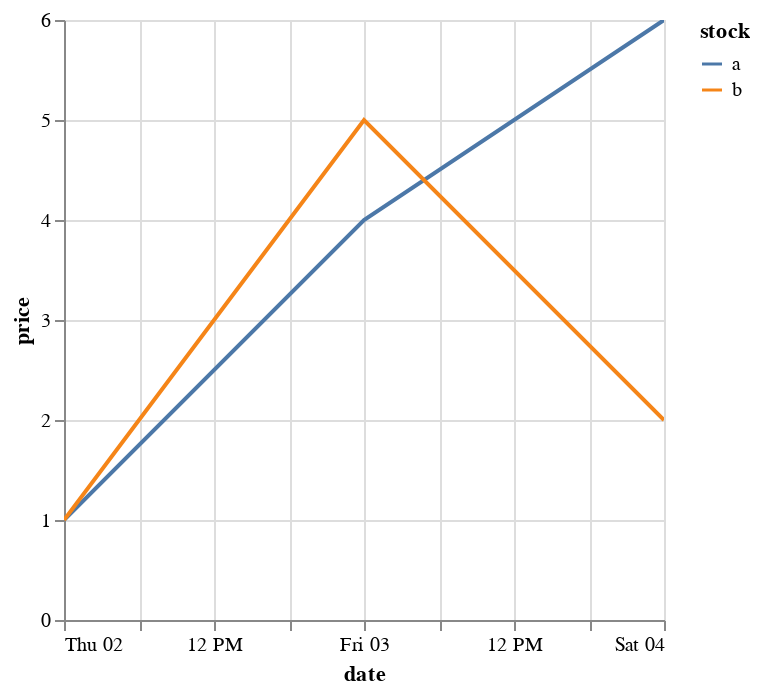

Notebook cell for this chart:
### Markdown cell above
**Megjegyzés:** Amennyiben a `df.plot(...)` sorokra `ModuleUpgradeRequiredError: altair>=5.4.0 is required for .plot` hibával találkozunk akkor szükséges az `altair` parancs szükséges az alábbi parancs futtatása:
```bash
pip install --upgrade altair
```

### Code cell
#region-> Példa egyszerű Polars dataframe létrehozására, adatok diagramon való megjelenítése
import polars as pl
from datetime import date

df = pl.DataFrame(
    {
        "date": [date(2020, 1, 2), date(2020, 1, 3), date(2020, 1, 4)] * 2,
        "stock": ["a", "a", "a", "b", "b", "b"],
        "price": [1, 4, 6, 1, 5, 2],

    }
)

print(f"A DataFrame sémája: {df.schema}")
print(f"A DataFrameben tárolt adatok megtekintése: {df}")
print("További információk:", df.describe())

df.plot.line(x="date", y="price", color="stock")
#endregion

### Figure 1 — Vega-Lite specification as saved in the notebook (floating-point values rounded to 4 significant figures)
{"config": {"view": {"continuousWidth": 300, "continuousHeight": 300}}, "data": {"name": "data-2570eccee77fe25af3fdf118b1812d4d"}, "mark": {"type": "line", "tooltip": true}, "encoding": {"color": {"field": "stock", "type": "nominal"}, "x": {"field": "date", "type": "temporal"}, "y": {"field": "price", "type": "quantitative"}}, "params": [{"name": "param_24", "select": {"type": "interval", "encodings": ["x", "y"]}, "bind": "scales"}], "$schema": "https://vega.github.io/schema/vega-lite/v5.20.1.json", "datasets": {"data-2570eccee77fe25af3fdf118b1812d4d": [{"date": "2020-01-02T00:00:00", "stock": "a", "price": 1}, {"date": "2020-01-03T00:00:00", "stock": "a", "price": 4}, {"date": "2020-01-04T00:00:00", "stock": "a", "price": 6}, {"date": "2020-01-02T00:00:00", "stock": "b", "price": 1}, {"date": "2020-01-03T00:00:00", "stock": "b", "price": 5}, {"date": "2020-01-04T00:00:00", "stock": "b", "price": 2}]}}
